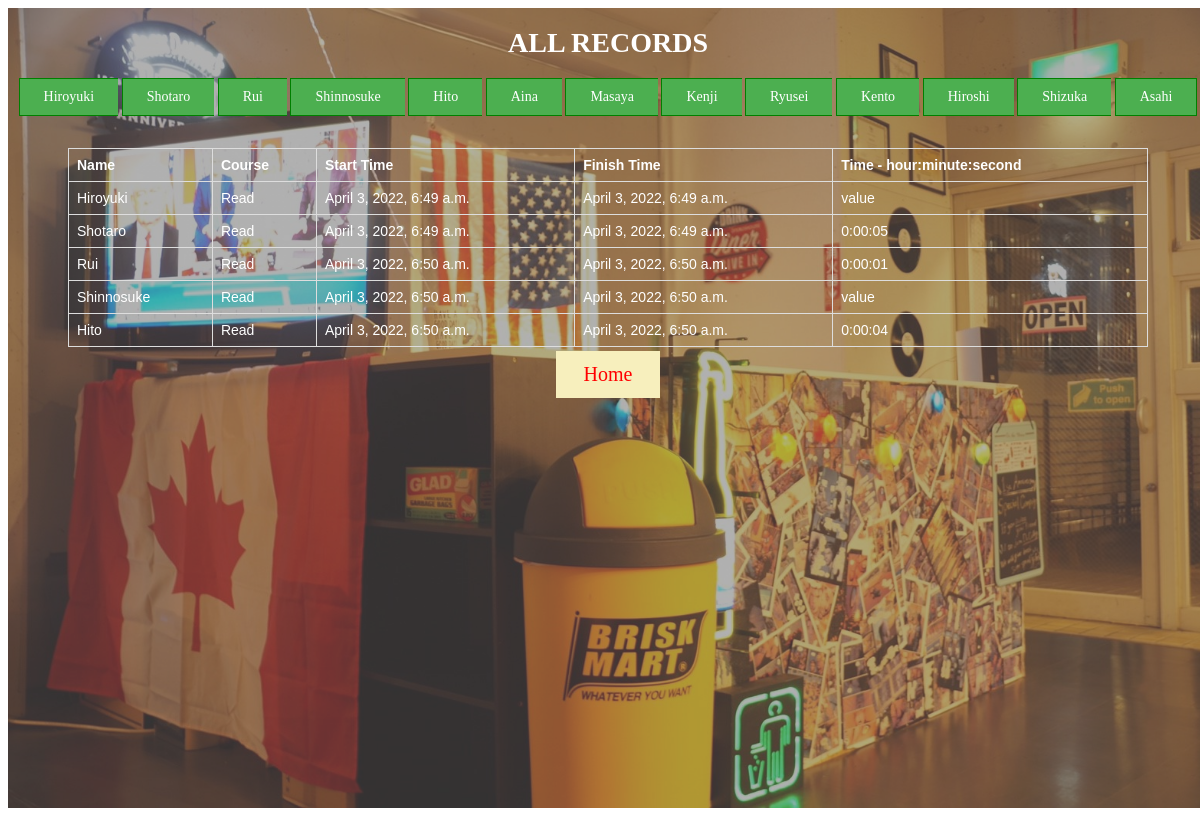
The app's page /record/ with its own data.
### index/models.py (models this page shows)
class student(models.Model):
    id = models.AutoField(primary_key=True)
    name = models.CharField(max_length=10)
    course = models.CharField(max_length=15)
    start_time = models.DateTimeField()
    finish_time = models.DateTimeField()
    time_minute = models.CharField(max_length=15)

### index/views.py (the view)
# urls.py: path('record/', views.record, name = 'record'),
def record(request):
    record = student.objects.order_by()
    dict = {"record":record}
    return render(request,'record.html' , context = dict)

### templates/record.html (shortened to what this page needs)
<!DOCTYPE html>
{% load static %}
<html lang="en">
<head>
</head>
<body>
    <div class="image">
	<div class="overlay">
    <h1>ALL RECORDS</h1>
    <div class="btn-group">
        <a href="/Hiroyuki" class="button">Hiroyuki</a>
        <a href="/Shotaro" class="button">Shotaro</a>
        <a href="/Rui" class="button">Rui</a>
        <a href="/Shinnosuke" class="button">Shinnosuke</a>
        <a href="/Hito" class="button">Hito</a>
        <a href="/Aina" class="button">Aina</a>
        <a href="/Masaya" class="button">Masaya</a>
        <a href="/Kenji" class="button">Kenji</a>
        <a href="/Ryusei" class="button">Ryusei</a>
        <a href="/Kento" class="button">Kento</a>
        <a href="/Hiroshi" class="button">Hiroshi</a>
        <a href="/Shizuka" class="button">Shizuka</a>
        <a href="/Asahi" class="button">Asahi</a>
      </div>
    <table border="1">
    <tr>
        <th>Name</th>
        <th>Course</th>
        <th>Start Time</th>
        <th>Finish Time</th>
        <th>Time - hour:minute:second</th>
    </tr>
    <br>
    {% for row in record %}
    <tr>
        <td>{{row.name}}</td>
        <td>{{row.course}}</td>
        <td>{{row.start_time}}</td>
        <td>{{row.finish_time}}</td>
        <td>{{row.time_minute}}</td>
    </tr>
    {% endfor%}
    <br>
    </table>
    <a href='/' style="background-color: rgb(247, 239, 189);
    border: none;
    color: red;
    padding: 12px 28px;;
    text-align: center;
    text-decoration: none;
    display: inline-block;
    font-size: 20px;
    margin: 4px 2px;
    cursor: pointer;">Home</a>
    </div>
    </div>
</body>
</html>

### templates/record.html (style rules this page uses)
.image { background-image: url('/static/image/Japan.jpg'); width: 100vw; height: 100vh; background-size: cover; }
.overlay { width:100%; height: 100%; color: white; font-size:14px; font-family:Tahoma; display:flex; flex-direction: column; align-items: center; background-color: rgba(100,100,100,0.5); }
table { font-family: arial, sans-serif; border-collapse: collapse; width: 90%; }
td, th { border: 1px solid #dddddd; text-align: left; padding: 8px; }
.btn-group .button { background-color: #4CAF50; border: 1px solid green; color: white; padding: 10px 24px; text-align: center; text-decoration: none; display: inline-block; font-size: 14px; cursor: pointer; }
.btn-group .button:not(:last-child) { border-right: none; }

### records on screen
student: name "Hiroyuki", course "Read", start_time "April 3, 2022, 6:49 a.m.", finish_time "April 3, 2022, 6:49 a.m.", time_minute "value"
student: name "Shotaro", course "Read", start_time "April 3, 2022, 6:49 a.m.", finish_time "April 3, 2022, 6:49 a.m.", time_minute "0:00:05"
student: name "Rui", course "Read", start_time "April 3, 2022, 6:50 a.m.", finish_time "April 3, 2022, 6:50 a.m.", time_minute "0:00:01"
student: name "Shinnosuke", course "Read", start_time "April 3, 2022, 6:50 a.m.", finish_time "April 3, 2022, 6:50 a.m.", time_minute "value"
student: name "Hito", course "Read", start_time "April 3, 2022, 6:50 a.m.", finish_time "April 3, 2022, 6:50 a.m.", time_minute "0:00:04"
